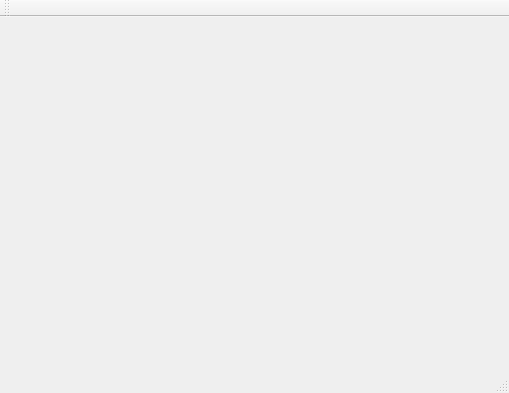
<?xml version="1.0" encoding="UTF-8"?>
<ui version="4.0">
 <class>MainWindow</class>
 <widget class="QMainWindow" name="MainWindow">
  <property name="geometry">
   <rect>
    <x>0</x>
    <y>0</y>
    <width>509</width>
    <height>393</height>
   </rect>
  </property>
  <property name="windowTitle">
   <string>MainWindow</string>
  </property>
  <widget class="QWidget" name="centralWidget"/>
  <widget class="QMenuBar" name="menuBar">
   <property name="geometry">
    <rect>
     <x>0</x>
     <y>0</y>
     <width>509</width>
     <height>22</height>
    </rect>
   </property>
  </widget>
  <widget class="QToolBar" name="mainToolBar">
   <attribute name="toolBarArea">
    <enum>TopToolBarArea</enum>
   </attribute>
   <attribute name="toolBarBreak">
    <bool>false</bool>
   </attribute>
  </widget>
  <widget class="QStatusBar" name="statusBar"/>
 </widget>
 <layoutdefault spacing="6" margin="11"/>
 <resources/>
 <connections/>
</ui>
